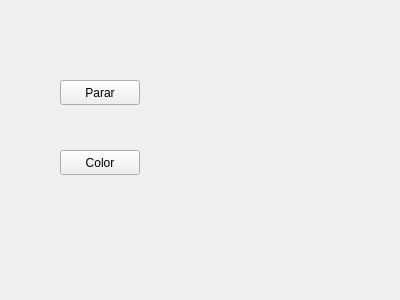
<?xml version="1.0" encoding="UTF-8"?>
<ui version="4.0">
 <class>WidgetBola</class>
 <widget class="QWidget" name="WidgetBola">
  <property name="geometry">
   <rect>
    <x>0</x>
    <y>0</y>
    <width>400</width>
    <height>300</height>
   </rect>
  </property>
  <property name="windowTitle">
   <string>Form</string>
  </property>
  <widget class="QPushButton" name="botonParar">
   <property name="geometry">
    <rect>
     <x>60</x>
     <y>80</y>
     <width>80</width>
     <height>25</height>
    </rect>
   </property>
   <property name="text">
    <string>Parar</string>
   </property>
  </widget>
  <widget class="QPushButton" name="botonColor">
   <property name="geometry">
    <rect>
     <x>60</x>
     <y>150</y>
     <width>80</width>
     <height>25</height>
    </rect>
   </property>
   <property name="text">
    <string>Color</string>
   </property>
  </widget>
 </widget>
 <resources/>
 <connections/>
</ui>
